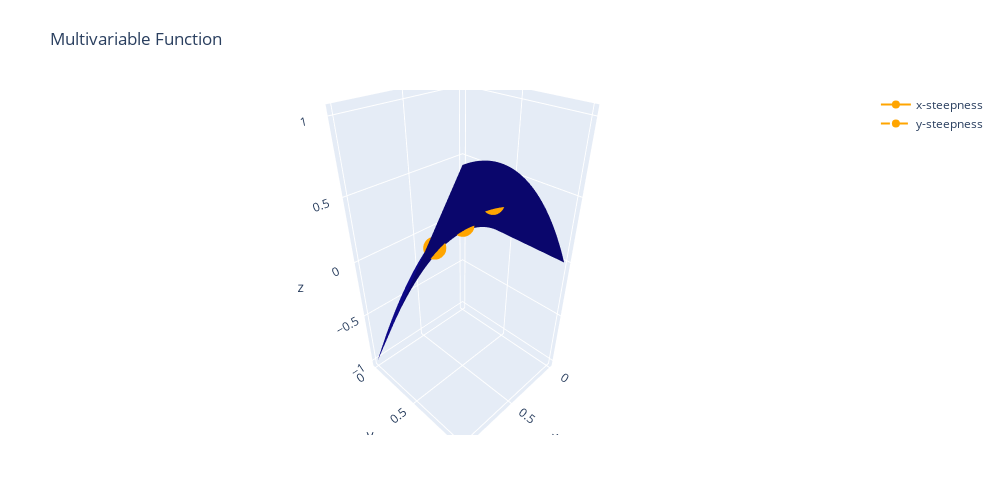

The notebook cell this image was saved under:
### Markdown cell above
So what do partial derivatives mean? Before for one variable, we saw that a derivative told us the gradient/slope at every given point, or the steepness of the function. In the case of partial derivatives, __we are determining the steepness in the direction of the variable we differentiate the function by.__ Consider the surface plot below:

### Code cell
# Visualization Code

x, y = np.linspace(0, 1, 100), np.linspace(0, 1, 100)
z = surface_maker(x, y, our_func)
fig = go.Figure(data=[go.Surface(z=z, x=x, y=y, surfacecolor=np.ones(len(x)), showscale=False)])
# Adding traces!
fig.add_trace(go.Scatter3d(z=[0.3, 0.2375], x=[0.5, 0.75], y=[0.5, 0.5], marker_color="orange", name="x-steepness"))
fig.add_trace(go.Scatter3d(z=[0.3, 0.55], x=[0.5, 0.5], y=[0.5, 0.75], marker_color="orange", line=dict(dash="dash"), name="y-steepness"))
fig.update_layout(title='Multivariable Function', autosize=False,
                  width=1000, height=500,
                  margin=dict(l=65, r=50, b=65, t=90))
fig.show()

### Figure 1 — Plotly figure (JSON) as saved in the notebook; plotly's stock layout.template omitted (floating-point values rounded to 4 significant figures; data arrays with more than 128 entries replaced by an {"elided": "..."} marker saying what was removed)
{"data": [{"showscale": false, "surfacecolor": [1, 1, 1, 1, 1, 1, 1, 1, 1, 1, 1, 1, 1, 1, 1, 1, 1, 1, 1, 1, 1, 1, 1, 1, 1, 1, 1, 1, 1, 1, 1, 1, 1, 1, 1, 1, 1, 1, 1, 1, 1, 1, 1, 1, 1, 1, 1, 1, 1, 1, 1, 1, 1, 1, 1, 1, 1, 1, 1, 1, 1, 1, 1, 1, 1, 1, 1, 1, 1, 1, 1, 1, 1, 1, 1, 1, 1, 1, 1, 1, 1, 1, 1, 1, 1, 1, 1, 1, 1, 1, 1, 1, 1, 1, 1, 1, 1, 1, 1, 1], "type": "surface", "x": [0, 0.0101, 0.0202, 0.0303, 0.0404, 0.05051, 0.06061, 0.07071, 0.08081, 0.09091, 0.101, 0.1111, 0.1212, 0.1313, 0.1414, 0.1515, 0.1616, 0.1717, 0.1818, 0.1919, 0.202, 0.2121, 0.2222, 0.2323, 0.2424, 0.2525, 0.2626, 0.2727, 0.2828, 0.2929, 0.303, 0.3131, 0.3232, 0.3333, 0.3434, 0.3535, 0.3636, 0.3737, 0.3838, 0.3939, 0.404, 0.4141, 0.4242, 0.4343, 0.4444, 0.4545, 0.4646, 0.4747, 0.4848, 0.4949, 0.5051, 0.5152, 0.5253, 0.5354, 0.5455, 0.5556, 0.5657, 0.5758, 0.5859, 0.596, 0.6061, 0.6162, 0.6263, 0.6364, 0.6465, 0.6566, 0.6667, 0.6768, 0.6869, 0.697, 0.7071, 0.7172, 0.7273, 0.7374, 0.7475, 0.7576, 0.7677, 0.7778, 0.7879, 0.798, 0.8081, 0.8182, 0.8283, 0.8384, 0.8485, 0.8586, 0.8687, 0.8788, 0.8889, 0.899, 0.9091, 0.9192, 0.9293, 0.9394, 0.9495, 0.9596, 0.9697, 0.9798, 0.9899, 1], "y": [0, 0.0101, 0.0202, 0.0303, 0.0404, 0.05051, 0.06061, 0.07071, 0.08081, 0.09091, 0.101, 0.1111, 0.1212, 0.1313, 0.1414, 0.1515, 0.1616, 0.1717, 0.1818, 0.1919, 0.202, 0.2121, 0.2222, 0.2323, 0.2424, 0.2525, 0.2626, 0.2727, 0.2828, 0.2929, 0.303, 0.3131, 0.3232, 0.3333, 0.3434, 0.3535, 0.3636, 0.3737, 0.3838, 0.3939, 0.404, 0.4141, 0.4242, 0.4343, 0.4444, 0.4545, 0.4646, 0.4747, 0.4848, 0.4949, 0.5051, 0.5152, 0.5253, 0.5354, 0.5455, 0.5556, 0.5657, 0.5758, 0.5859, 0.596, 0.6061, 0.6162, 0.6263, 0.6364, 0.6465, 0.6566, 0.6667, 0.6768, 0.6869, 0.697, 0.7071, 0.7172, 0.7273, 0.7374, 0.7475, 0.7576, 0.7677, 0.7778, 0.7879, 0.798, 0.8081, 0.8182, 0.8283, 0.8384, 0.8485, 0.8586, 0.8687, 0.8788, 0.8889, 0.899, 0.9091, 0.9192, 0.9293, 0.9394, 0.9495, 0.9596, 0.9697, 0.9798, 0.9899, 1], "z": {"elided": "100x100 float values"}}, {"marker": {"color": "orange"}, "name": "x-steepness", "type": "scatter3d", "x": [0.5, 0.75], "y": [0.5, 0.5], "z": [0.3, 0.2375]}, {"line": {"dash": "dash"}, "marker": {"color": "orange"}, "name": "y-steepness", "type": "scatter3d", "x": [0.5, 0.5], "y": [0.5, 0.75], "z": [0.3, 0.55]}], "layout": {"autosize": false, "height": 500, "margin": {"b": 65, "l": 65, "r": 50, "t": 90}, "title": {"text": "Multivariable Function"}, "width": 1000}}
